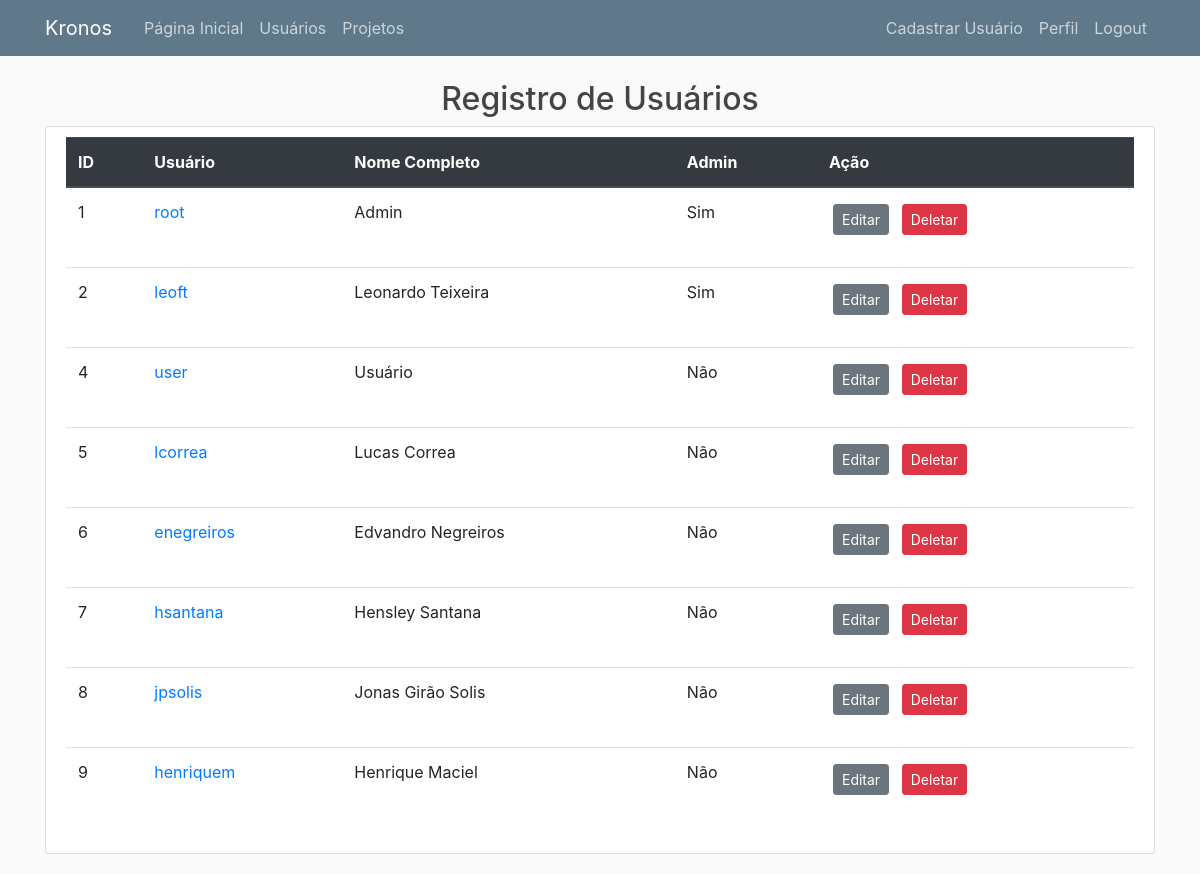
Before: /usuarios (signed in) with the older database file.
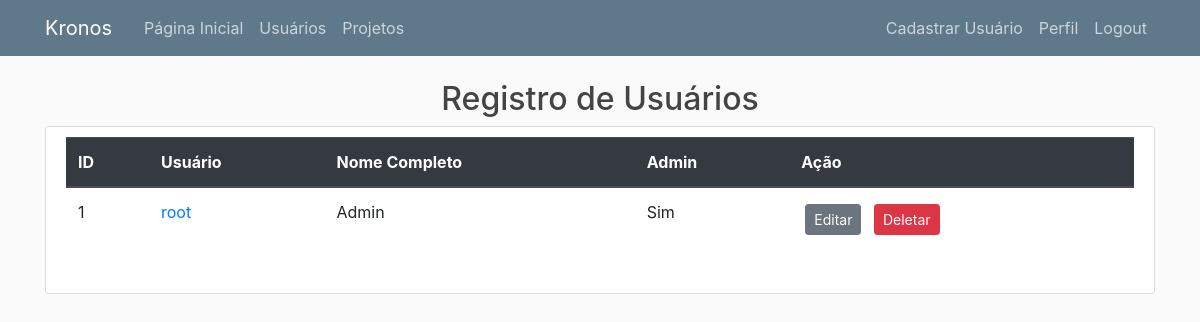
After: the same page with the newer database file.
### kronos/models.py (models this page shows, shortened)
class Usuario(db.Model, UserMixin):
    __tablename__ = 'usuarios'
    id = db.Column(db.Integer, primary_key=True)
    username = db.Column(db.String(20), nullable=False, unique=True)
    senha = db.Column(db.String(60), nullable=False)
    nome = db.Column(db.String(50), nullable=False)
    admin = db.Column(db.Boolean, default=False, nullable=False)
    registros = db.relationship('RegistroHoras', backref='autor', lazy=True)

### kronos/routes.py (the view)
@app.route('/usuarios')
@login_required
def usuarios():
    usuarios = Usuario.query.all()
    return render_template('usuarios.html', titulo='Usuários Cadastrados', usuarios=usuarios)

### kronos/models.py (called while the page is built)
@login_manager.user_loader
def load_user(usuario_id):
    return Usuario.query.get(int(usuario_id))

### kronos/templates/usuarios.html
{% extends "base.html" %}
{% block content %}
<h2 style="text-align:center">Registro de Usuários</h2>
<div class="content-section">
        <table class="table">
        <thead class="thead-dark">
                <tr>
                <th>ID</th>
                <th>Usuário</th>
                <th>Nome Completo</th>
                <th>Admin</th>
                <th>Ação</th>
                </tr>
        </thead>
        <tbody>
                {% for usuario in usuarios %}
                <tr>
                        <td>{{ usuario.id }}</td>
                        <td><a href="{{ url_for('usuario_registros', usuario_id=usuario.id) }}">{{ usuario.username }}</a></td>
                        <td>{{ usuario.nome }}</td>
                        {% if usuario.admin %}
                                <td>Sim</td>
                        {% else %}
                                <td>Não</td>
                        {% endif %}
                        <td>
                                <p><a class="btn btn-secondary btn-sm m-1" href="{{ url_for('editar_usuario', usuario_id=usuario.id) }}">Editar</a>
                                <a class="btn btn-danger btn-sm m-1" href="{{ url_for('deletar_usuario', usuario_id=usuario.id) }}">Deletar</a></p>
                        </td>
                </tr>
                {% endfor %}
        </tbody>
        </table>
{% endblock content %}

### kronos/templates/base.html (shortened to what this page needs)
<!DOCTYPE html>
<html>
  <head>
    <link rel="stylesheet" href="https://stackpath.bootstrapcdn.com/bootstrap/4.4.1/css/bootstrap.min.css">
    <link rel="stylesheet" type="text/css" href="{{ url_for('static', filename='main.css') }}">
    </head>
  <body>
    <header class="site-header">
      <nav class="navbar navbar-expand-md navbar-dark bg-steel fixed-top">
        <div class="container">
          <a class="navbar-brand mr-4" href="/">Kronos</a>
          <div class="collapse navbar-collapse" id="navbarToggle">
            <div class="navbar-nav mr-auto">
              {% if current_user.admin %}
                <a class="nav-item nav-link" href="{{ url_for('userpage') }}">Página Inicial</a>
                <a class="nav-item nav-link" href="{{ url_for('usuarios') }}">Usuários</a>
                <a class="nav-item nav-link" href="{{ url_for('projetos') }}">Projetos</a>
              {% endif %}
            </div>
            <div class="navbar-nav">
              {% if current_user.admin %}
                <a class="nav-item nav-link" href="{{ url_for('registrar') }}">Cadastrar Usuário</a>
                <a class="nav-item nav-link" href="{{ url_for('perfil') }}">Perfil</a>
                <a class="nav-item nav-link" href="{{ url_for('logout') }}">Logout</a>
              {% endif %}
            </div>
          </div>
        </div>
      </nav>
    </header>
    <main role="main" class="container">
      <div class="row">
        <div class="col">
          {% block content %}{% endblock content %}
        </div>
      </div>
    </main>
  </body>
</html>

### kronos/static/main.css (style rules this page uses)
body { background: #fafafa; color: #333333; margin-top: 5rem; }
h1, h2, h3, h4, h5, h6 { color: #444444; }
.bg-steel { background-color: #5f788a; }
.site-header .navbar-nav .nav-link { color: #cbd5db; }
.content-section { background: #ffffff; padding: 10px 20px; border: 1px solid #dddddd; border-radius: 3px; margin-bottom: 20px; }

Changed rows visible on the page:
removed Usuario: id "2", username "leoft", nome "Leonardo Teixeira", admin "Sim"
removed Usuario: id "4", username "user", nome "Usuário", admin "Não"
removed Usuario: id "5", username "lcorrea", nome "Lucas Correa", admin "Não"
removed Usuario: id "6", username "enegreiros", nome "Edvandro Negreiros", admin "Não"
removed Usuario: id "7", username "hsantana", nome "Hensley Santana", admin "Não"
removed Usuario: id "8", username "jpsolis", nome "Jonas Girão Solis", admin "Não"
removed Usuario: id "9", username "henriquem", nome "Henrique Maciel", admin "Não"
